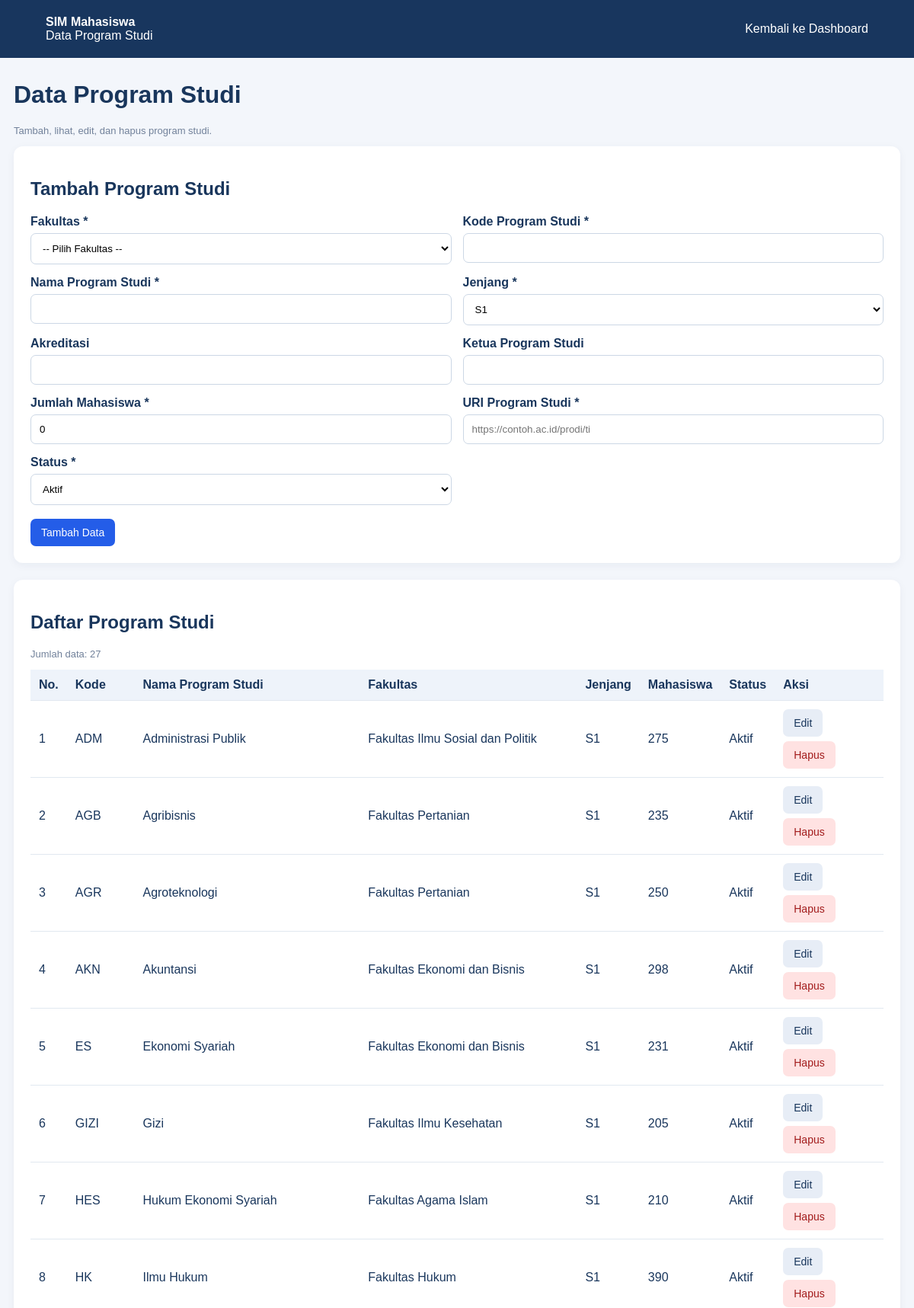
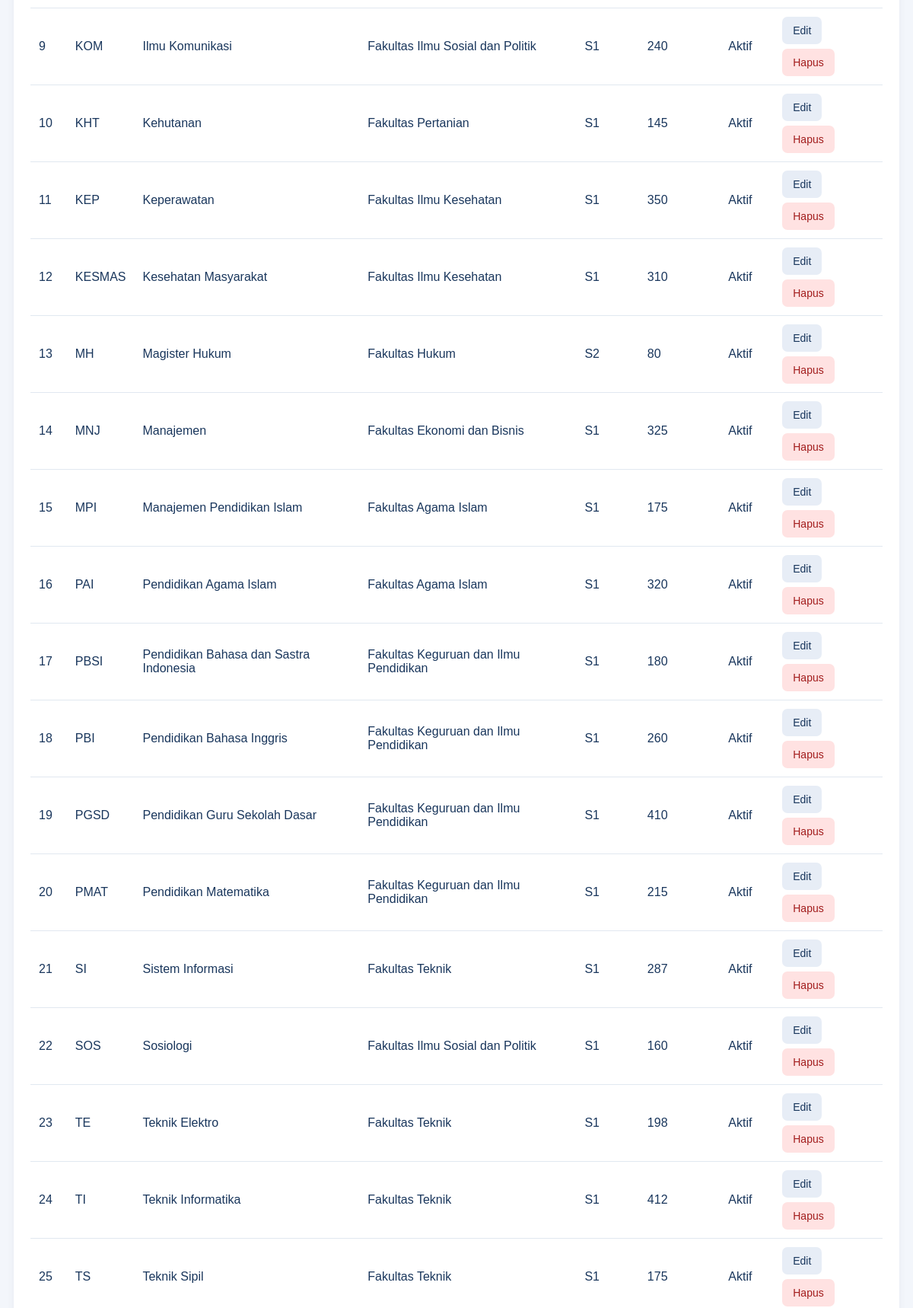
Page /program_studi.php (signed in, upper part) on the committed database (2 pictures, top to bottom).
### tables this page shows
CREATE TABLE program_studi (
    id_prodi BIGINT UNSIGNED AUTO_INCREMENT PRIMARY KEY,
    id_fakultas BIGINT UNSIGNED NOT NULL,
    kode_prodi VARCHAR(30) NOT NULL,
    nama_prodi VARCHAR(200) NOT NULL,
    jenjang ENUM('D3','D4','S1','S2','S3') NOT NULL DEFAULT 'S1',
    akreditasi VARCHAR(50) DEFAULT NULL,
    kaprodi VARCHAR(150) DEFAULT NULL,
    jumlah_mahasiswa INT UNSIGNED NOT NULL DEFAULT 0,
    uri VARCHAR(255) NOT NULL UNIQUE,
    aktif TINYINT(1) NOT NULL DEFAULT 1,
    created_at TIMESTAMP DEFAULT CURRENT_TIMESTAMP,
    updated_at TIMESTAMP DEFAULT CURRENT_TIMESTAMP ON UPDATE CURRENT_TIMESTAMP,

    CONSTRAINT fk_prodi_fakultas
        FOREIGN KEY (id_fakultas)
        REFERENCES fakultas(id_fakultas)
        ON UPDATE CASCADE ON DELETE RESTRICT,

    UNIQUE KEY uk_prodi_kode (id_fakultas, kode_prodi),
    INDEX idx_prodi_nama (nama_prodi),
    INDEX idx_prodi_jenjang (jenjang),
    INDEX idx_prodi_aktif (aktif)
);

CREATE TABLE fakultas (
    id_fakultas BIGINT UNSIGNED AUTO_INCREMENT PRIMARY KEY,
    id_universitas BIGINT UNSIGNED NOT NULL,
    kode_fakultas VARCHAR(20) NOT NULL,
    nama_fakultas VARCHAR(200) NOT NULL,
    dekan VARCHAR(150) DEFAULT NULL,
    uri VARCHAR(255) NOT NULL UNIQUE,
    created_at TIMESTAMP DEFAULT CURRENT_TIMESTAMP,
    updated_at TIMESTAMP DEFAULT CURRENT_TIMESTAMP ON UPDATE CURRENT_TIMESTAMP,

    CONSTRAINT fk_fakultas_universitas
        FOREIGN KEY (id_universitas)
        REFERENCES universitas(id_universitas)
        ON UPDATE CASCADE ON DELETE RESTRICT,

    UNIQUE KEY uk_fakultas_kode (id_universitas, kode_fakultas)
);

### program_studi.php (the view, shortened to what this page needs)
<?php
require_once __DIR__ . "/koneksi.php";
mysqli_set_charset($koneksi, "utf8mb4");
function e($v) {
    return htmlspecialchars((string)($v ?? ""), ENT_QUOTES, "UTF-8");
}
$jenjangList = ["D3", "D4", "S1", "S2", "S3"];
$edit = [
    "id_prodi" => "",
    "id_fakultas" => "",
    "kode_prodi" => "",
    "nama_prodi" => "",
    "jenjang" => "S1",
    "akreditasi" => "",
    "kaprodi" => "",
    "jumlah_mahasiswa" => 0,
    "uri" => "",
    "aktif" => 1
];
$isEdit = false;
$data = mysqli_query(
    $koneksi,
    "SELECT ps.id_prodi, ps.id_fakultas, ps.kode_prodi,
            ps.nama_prodi, ps.jenjang, ps.jumlah_mahasiswa,
            ps.aktif, f.nama_fakultas
     FROM program_studi ps
     LEFT JOIN fakultas f
       ON ps.id_fakultas = f.id_fakultas
     ORDER BY ps.nama_prodi ASC"
);
?>
<!DOCTYPE html>
<html lang="id">
<head>
</head>
<body>
<header>
    <div>
        <strong>SIM Mahasiswa</strong><br>
        Data Program Studi
    </div>
    <a href="dashboard.php">Kembali ke Dashboard</a>
</header>
<main>
    <h1>Data Program Studi</h1>
    <p class="small">Tambah, lihat, edit, dan hapus program studi.</p>
    <section class="panel">
        <h2><?= $isEdit ? "Edit Program Studi" : "Tambah Program Studi" ?></h2>
        <form method="post" action="program_studi.php">
            <div class="grid">
                <div>
                    <label>Fakultas *</label>
                    <select name="id_fakultas" required>
                        <option value="">-- Pilih Fakultas --</option>
                    </select>
                </div>
                <div>
                    <label>Kode Program Studi *</label>
                    <input
                        name="kode_prodi"
                        maxlength="30"
                        required
                        value="<?= e($edit["kode_prodi"]) ?>">
                </div>
                <div>
                    <label>Nama Program Studi *</label>
                    <input
                        name="nama_prodi"
                        maxlength="200"
                        required
                        value="<?= e($edit["nama_prodi"]) ?>">
                </div>
                <div>
                    <label>Jenjang *</label>
                    <select name="jenjang" required>
                        <?php foreach ($jenjangList as $j): ?>
                            <option
                                value="<?= e($j) ?>"
                                <?= $edit["jenjang"] === $j ? "selected" : "" ?>>
                                <?= e($j) ?>
                            </option>
                        <?php endforeach; ?>
                    </select>
                </div>
                <div>
                    <label>Akreditasi</label>
                    <input
                        name="akreditasi"
                        maxlength="50"
                        value="<?= e($edit["akreditasi"]) ?>">
                </div>
                <div>
                    <label>Ketua Program Studi</label>
                    <input
                        name="kaprodi"
                        maxlength="150"
                        value="<?= e($edit["kaprodi"]) ?>">
                </div>
                <div>
                    <label>Jumlah Mahasiswa *</label>
                    <input
                        type="number"
                        min="0"
                        name="jumlah_mahasiswa"
                        required
                        value="<?= e($edit["jumlah_mahasiswa"]) ?>">
                </div>
                <div>
                    <label>URI Program Studi *</label>
                    <input
                        type="url"
                        name="uri"
                        maxlength="255"
                        required
                        placeholder="https://contoh.ac.id/prodi/ti"
                        value="<?= e($edit["uri"]) ?>">
                </div>
                <div>
                    <label>Status *</label>
                    <select name="aktif" required>
                        <option
                            value="1"
                            <?= (int)$edit["aktif"] === 1 ? "selected" : "" ?>>
                            Aktif
                        </option>
                    </select>
                </div>
            </div>
            <br>
            <button class="primary" type="submit">
                <?= $isEdit ? "Simpan Perubahan" : "Tambah Data" ?>
            </button>
        </form>
    </section>
    <section class="panel">
        <h2>Daftar Program Studi</h2>
        <p class="small">Jumlah data: <?= mysqli_num_rows($data) ?></p>
        <div class="table-wrap">
            <table>
                <thead>
                    <tr>
                        <th>No.</th>
                        <th>Kode</th>
                        <th>Nama Program Studi</th>
                        <th>Fakultas</th>
                        <th>Jenjang</th>
                        <th>Mahasiswa</th>
                        <th>Status</th>
                        <th>Aksi</th>
                    </tr>
                </thead>
                <tbody>
                    <?php if (mysqli_num_rows($data) === 0): ?>
                        <tr>
                            <td colspan="8">Belum ada data program studi.</td>
                        </tr>
                    <?php else: ?>
                        <?php $no = 1; ?>
                        <?php while ($p = mysqli_fetch_assoc($data)): ?>
                            <tr>
                                <td><?= $no++ ?></td>
                                <td><?= e($p["kode_prodi"]) ?></td>
                                <td><?= e($p["nama_prodi"]) ?></td>
                                <td><?= e($p["nama_fakultas"] ?? "-") ?></td>
                                <td><?= e($p["jenjang"]) ?></td>
                                <td><?= e($p["jumlah_mahasiswa"]) ?></td>
                                <td>
                                    <?= (int)$p["aktif"] === 1 ? "Aktif" : "Tidak aktif" ?>
                                </td>
                                <td>
                                    <div class="actions">
                                        <a
                                            class="btn secondary"
                                            href="program_studi.php?edit=<?= (int)$p["id_prodi"] ?>">
                                            Edit
                                        </a>
                                        <form
                                            method="post"
                                            action="program_studi.php"
                                            onsubmit="return confirm('Yakin ingin menghapus data program studi ini?')">
                                            <button class="danger" type="submit">
                                                Hapus
                                            </button>
                                        </form>
                                    </div>
                                </td>
                            </tr>
                        <?php endwhile; ?>
                    <?php endif; ?>
                </tbody>
            </table>
        </div>
    </section>
</main>
</body>
</html>

### program_studi.php (style rules this page uses)
* { box-sizing: border-box; }
body { margin: 0; background: #f3f6fb; color: #19365c; font-family: Arial, sans-serif; }
header { background: #18365e; color: white; padding: 20px 5%; display: flex; justify-content: space-between; align-items: center; gap: 12px; flex-wrap: wrap; }
header a { color: white; text-decoration: none; }
main { max-width: 1200px; margin: 30px auto; padding: 0 18px; }
.panel { background: white; border-radius: 12px; padding: 22px; margin-bottom: 22px; box-shadow: 0 3px 12px rgba(20, 45, 80, 0.05); }
.grid { display: grid; grid-template-columns: repeat(2, minmax(0, 1fr)); gap: 15px; }
label { display: block; font-weight: bold; margin-bottom: 6px; }
input, select { width: 100%; padding: 11px; border: 1px solid #ccd7e5; border-radius: 7px; background: white; }
button, .btn { display: inline-block; padding: 10px 14px; border: 0; border-radius: 7px; cursor: pointer; text-decoration: none; font-size: 14px; }
.primary { background: #245de8; color: white; }
.secondary { background: #e7edf6; color: #19365c; }
.danger { background: #ffe2e2; color: #a21c1c; }
.table-wrap { overflow-x: auto; }
table { width: 100%; border-collapse: collapse; min-width: 800px; }
th, td { padding: 11px; text-align: left; border-bottom: 1px solid #e1e8f0; }
th { background: #eef3fa; }
.actions { display: flex; gap: 6px; flex-wrap: wrap; align-items: center; }
.actions form { margin: 0; }
.small { color: #71819a; font-size: 13px; }

### rows in the picture
program_studi: kode_prodi "ADM", nama_prodi "Administrasi Publik", id_fakultas.nama_fakultas "Fakultas Ilmu Sosial dan Politik", jenjang "S1", jumlah_mahasiswa "275", aktif "Aktif"
program_studi: kode_prodi "AGB", nama_prodi "Agribisnis", id_fakultas.nama_fakultas "Fakultas Pertanian", jenjang "S1", jumlah_mahasiswa "235", aktif "Aktif"
program_studi: kode_prodi "AGR", nama_prodi "Agroteknologi", id_fakultas.nama_fakultas "Fakultas Pertanian", jenjang "S1", jumlah_mahasiswa "250", aktif "Aktif"
program_studi: kode_prodi "AKN", nama_prodi "Akuntansi", id_fakultas.nama_fakultas "Fakultas Ekonomi dan Bisnis", jenjang "S1", jumlah_mahasiswa "298", aktif "Aktif"
program_studi: kode_prodi "ES", nama_prodi "Ekonomi Syariah", id_fakultas.nama_fakultas "Fakultas Ekonomi dan Bisnis", jenjang "S1", jumlah_mahasiswa "231", aktif "Aktif"
program_studi: kode_prodi "GIZI", nama_prodi "Gizi", id_fakultas.nama_fakultas "Fakultas Ilmu Kesehatan", jenjang "S1", jumlah_mahasiswa "205", aktif "Aktif"
program_studi: kode_prodi "HES", nama_prodi "Hukum Ekonomi Syariah", id_fakultas.nama_fakultas "Fakultas Agama Islam", jenjang "S1", jumlah_mahasiswa "210", aktif "Aktif"
program_studi: kode_prodi "HK", nama_prodi "Ilmu Hukum", id_fakultas.nama_fakultas "Fakultas Hukum", jenjang "S1", jumlah_mahasiswa "390", aktif "Aktif"
program_studi: kode_prodi "KOM", nama_prodi "Ilmu Komunikasi", id_fakultas.nama_fakultas "Fakultas Ilmu Sosial dan Politik", jenjang "S1", jumlah_mahasiswa "240", aktif "Aktif"
program_studi: kode_prodi "KHT", nama_prodi "Kehutanan", id_fakultas.nama_fakultas "Fakultas Pertanian", jenjang "S1", jumlah_mahasiswa "145", aktif "Aktif"
program_studi: kode_prodi "KEP", nama_prodi "Keperawatan", id_fakultas.nama_fakultas "Fakultas Ilmu Kesehatan", jenjang "S1", jumlah_mahasiswa "350", aktif "Aktif"
program_studi: kode_prodi "KESMAS", nama_prodi "Kesehatan Masyarakat", id_fakultas.nama_fakultas "Fakultas Ilmu Kesehatan", jenjang "S1", jumlah_mahasiswa "310", aktif "Aktif"
program_studi: kode_prodi "MH", nama_prodi "Magister Hukum", id_fakultas.nama_fakultas "Fakultas Hukum", jenjang "S2", jumlah_mahasiswa "80", aktif "Aktif"
program_studi: kode_prodi "MNJ", nama_prodi "Manajemen", id_fakultas.nama_fakultas "Fakultas Ekonomi dan Bisnis", jenjang "S1", jumlah_mahasiswa "325", aktif "Aktif"
program_studi: kode_prodi "MPI", nama_prodi "Manajemen Pendidikan Islam", id_fakultas.nama_fakultas "Fakultas Agama Islam", jenjang "S1", jumlah_mahasiswa "175", aktif "Aktif"
program_studi: kode_prodi "PAI", nama_prodi "Pendidikan Agama Islam", id_fakultas.nama_fakultas "Fakultas Agama Islam", jenjang "S1", jumlah_mahasiswa "320", aktif "Aktif"
program_studi: kode_prodi "PBSI", nama_prodi "Pendidikan Bahasa dan Sastra Indonesia", id_fakultas.nama_fakultas "Fakultas Keguruan dan Ilmu Pendidikan", jenjang "S1", jumlah_mahasiswa "180", aktif "Aktif"
program_studi: kode_prodi "PBI", nama_prodi "Pendidikan Bahasa Inggris", id_fakultas.nama_fakultas "Fakultas Keguruan dan Ilmu Pendidikan", jenjang "S1", jumlah_mahasiswa "260", aktif "Aktif"
program_studi: kode_prodi "PGSD", nama_prodi "Pendidikan Guru Sekolah Dasar", id_fakultas.nama_fakultas "Fakultas Keguruan dan Ilmu Pendidikan", jenjang "S1", jumlah_mahasiswa "410", aktif "Aktif"
program_studi: kode_prodi "PMAT", nama_prodi "Pendidikan Matematika", id_fakultas.nama_fakultas "Fakultas Keguruan dan Ilmu Pendidikan", jenjang "S1", jumlah_mahasiswa "215", aktif "Aktif"
program_studi: kode_prodi "SI", nama_prodi "Sistem Informasi", id_fakultas.nama_fakultas "Fakultas Teknik", jenjang "S1", jumlah_mahasiswa "287", aktif "Aktif"
program_studi: kode_prodi "SOS", nama_prodi "Sosiologi", id_fakultas.nama_fakultas "Fakultas Ilmu Sosial dan Politik", jenjang "S1", jumlah_mahasiswa "160", aktif "Aktif"
program_studi: kode_prodi "TE", nama_prodi "Teknik Elektro", id_fakultas.nama_fakultas "Fakultas Teknik", jenjang "S1", jumlah_mahasiswa "198", aktif "Aktif"
program_studi: kode_prodi "TI", nama_prodi "Teknik Informatika", id_fakultas.nama_fakultas "Fakultas Teknik", jenjang "S1", jumlah_mahasiswa "412", aktif "Aktif"
program_studi: kode_prodi "TS", nama_prodi "Teknik Sipil", id_fakultas.nama_fakultas "Fakultas Teknik", jenjang "S1", jumlah_mahasiswa "175", aktif "Aktif"

### other values in the picture
mysqli_num_rows($data) "27"
form field jenjang "S1"
